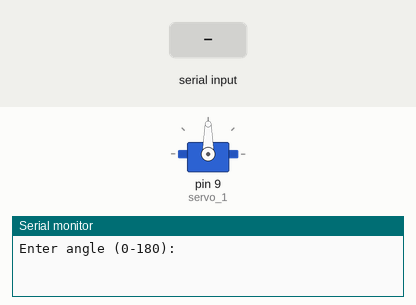
Simulated run of this sketch. Board: Arduino Uno, built with avr-gcc and run on an emulated ATmega328P. On the bench: servo, the last lines printed to the serial monitor. Inputs (shaded band) come from the test bench.

Above: at 1.2 s.
1.3 s: "30,150\n" received over Serial
At 1.8 s:
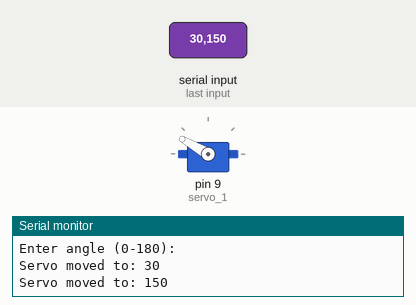
At 2.9 s:
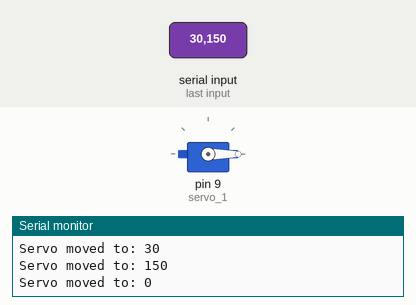
3.8 s: "90,45\n" received over Serial
At 4.6 s:
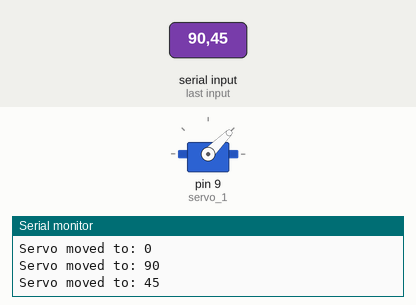
Timing chart, 0 to 6.8 s (numbered marks = the images above; inputs shaded):
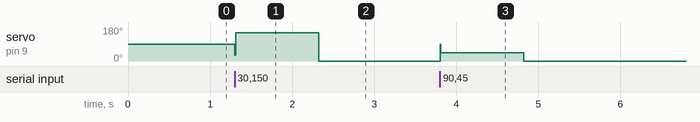

The sketch:

Servo_1.ino
```cpp
#include <Servo.h>

Servo servo_1;

void setup() {
  Serial.begin(9600);
  servo_1.attach(9);
  Serial.println("Enter angle (0-180):");  // Print in Serial Monitor
}

void loop() {
  if (Serial.available() > 0) {
    int angle = Serial.parseInt();

    // range
    if (angle >= 0 && angle <= 180) {
      servo_1.write(angle);                // Set servo position
      Serial.print("Servo moved to: ");
      Serial.println(angle);
    } else {
      Serial.println("Invalid angle!");
    }
    delay(10);
  }
}
```

Measured:
- after the input at 1.3 s, servo on pin 9 (servo_1): 90° → 150° at once, → 0° 1.0 s later
- after the input at 3.8 s, servo on pin 9 (servo_1): 0° → 45° at once, → 0° 1.0 s later
